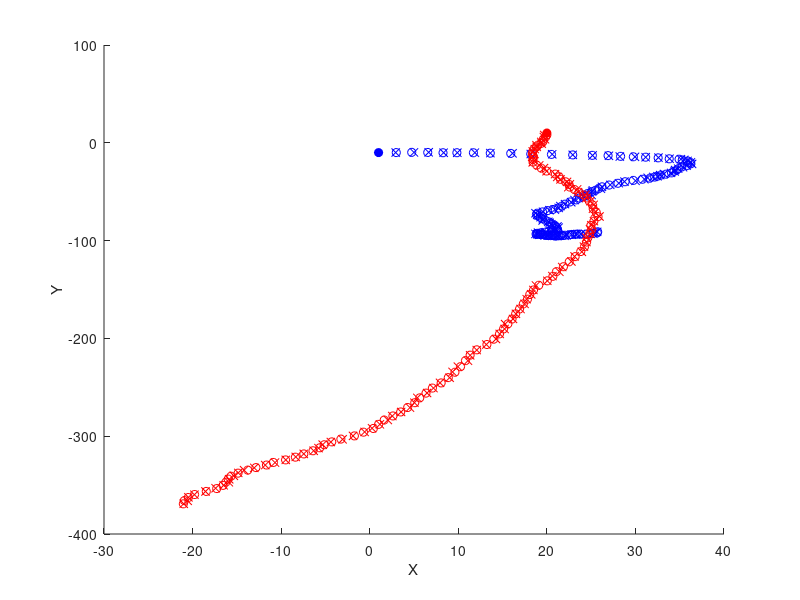

The MATLAB script that drew this image:
%% Generate multiple tracks, 2D xy
%rng(2) % 20,36 is good 
T = 1;
A = [1 T 0 0;
    0 1 0 0;
    0 0 1 T;
    0 0 0 1];

mu_s = [0 0 0 0];

Q_s = 0.05.*[0 0 0 0;
             0 1 0 0;
             0 0 0 0;
             0 0 0 1];

H = [1 0 0 0;
     0 0 1 0];

mu_m = [0 0];

Q_m = 0.025.*[1 0;
              0 1];

x1_init = [1 2 -10 0]';
x2_init = [20 0 10 -2]';
x3_init = [5 1 -10 1]';
x4_init = [14 0 -18 2]';
% Generate State & Measurement Sequence for two targets

N = 100;
vLimit = round(N/2);
% x1 & x2 always present. x3 is birthed halfway through, x4 dies halfway through 
x1_state = ones(4,N);
x2_state = ones(4,N);

x3_state = ones(4,vLimit);
x4_state = ones(4,vLimit);

x1_m = ones(3,N); % Bottom row stands for detected or not 
x2_m = ones(3,N); % Bottom row stands for detected or not 
x3_m = ones(3,vLimit); % Bottom row stands for detected or not 
x4_m = ones(3,vLimit); % Bottom row stands for detected or not 


% Set probability of detection

Pd = 0.75;
% Set states 
for j = 1:N
    if j == 1
        x1_state(:,j) = A*x1_init + mvnrnd(mu_s,Q_s)';
        x2_state(:,j) = A*x2_init + mvnrnd(mu_s,Q_s)';
        
        x1_m(1:2,j) = H*x1_state(:,j) + mvnrnd(mu_m,Q_m)';
        x2_m(1:2,j) = H*x2_state(:,j) + mvnrnd(mu_m,Q_m)';
                
        x1_m(3,j) = binornd(1,Pd);
        x2_m(3,j) = binornd(1,Pd);
    else
        x1_state(:,j) = A*x1_state(:,j-1) + mvnrnd(mu_s,Q_s)';
        x2_state(:,j) = A*x2_state(:,j-1) + mvnrnd(mu_s,Q_s)';
        
        x1_m(1:2,j) = H*x1_state(:,j) + mvnrnd(mu_m,Q_m)';
        x2_m(1:2,j) = H*x2_state(:,j) + mvnrnd(mu_m,Q_m)';
                
        x1_m(3,j) = binornd(1,Pd);
        x2_m(3,j) = binornd(1,Pd);
    end
end

% States that die or get birthed 
vLimit = round(N/2);
for j = 1:vLimit
    if j == 1
        x3_state(:,j) = A*x3_init + mvnrnd(mu_s,Q_s)';
        x4_state(:,j) = A*x4_init + mvnrnd(mu_s,Q_s)';
        
        x3_m(1:2,j) = H*x3_state(:,j) + mvnrnd(mu_m,Q_m)';
        x4_m(1:2,j) = H*x4_state(:,j) + mvnrnd(mu_m,Q_m)';
                
        x3_m(3,j) = binornd(1,Pd);
        x4_m(3,j) = binornd(1,Pd);
    else
        x3_state(:,j) = A*x3_state(:,j-1) + mvnrnd(mu_s,Q_s)';
        x4_state(:,j) = A*x4_state(:,j-1) + mvnrnd(mu_s,Q_s)';
        
        x3_m(1:2,j) = H*x3_state(:,j) + mvnrnd(mu_m,Q_m)';
        x4_m(1:2,j) = H*x4_state(:,j) + mvnrnd(mu_m,Q_m)';
                
        x3_m(3,j) = binornd(1,Pd);
        x4_m(3,j) = binornd(1,Pd);
    end
end

%% Generate Clutter

% Set density rate 
be = 5e-2;
% Set Volume/Area 
Vl = 36*42;

% Draw poission value, use this to generate uniformly distributed xy values

clutterMeas = cell(1,N);
xa = -1;
xb = 45;
ya = -40;
yb = 12;
for k = 1:N
   poissValue = poissrnd(be*Vl);
   Xc = xa + (xb - xa)*rand(1,poissValue);
   Yc = ya + (yb - ya)*rand(1,poissValue);
   clutterMeas{1,k} = [Xc;Yc];
end



%% (New) Plot the trajectories

X1 = [x1_init x1_state];
X2 = [x2_init x2_state];
X3 = [x3_init x3_state];
X4 = [x4_init x4_state];

X1m = [[0 0 0]' x1_m];
X2m = [[0 0 0]' x2_m];
X3m = [[0 0 0]' x3_m];
X4m = [[0 0 0]' x4_m];

if 0
    button = 'Yes';
    h1 = figure('Position',[100, 400, 1920*0.7 1080*0.7]);
    
    k = 1;
    checker = 0;
    vLimit = vLimit +1;
    while h1.isvalid == 1 && strcmp('Yes',button)
        %for k = 1:N+1
        while k > 0 && k < N +2 && h1.isvalid
            hold on
            
            if k > 1
                % Plot Clutter
                hold off
                plot(clutterMeas{k-1}(1,:),clutterMeas{k-1}(2,:),'x','Color',[0.3 0.3 0.3])
                hold on
                %plot(X1m(1,2:k),X1m(2,2:k),'xb')
                plotMeasurement(X1m(1,2:k),X1m(2,2:k),X1m(3,k),'b')
                plotMeasurement(X2m(1,2:k),X2m(2,2:k),X2m(3,k),'r')
            end
            plot(X1(1,1:k),X1(3,1:k),'ob')
            plot(X2(1,1:k),X2(3,1:k),'or')
            
            if k <= vLimit
                plot(X3(1,1:k),X3(3,1:k),'og')
                plotMeasurement(X3m(1,2:k),X3m(2,2:k),X3m(3,k),'g')
                plotEllip(X3(1:2:3,k), Q_m, [1 2])
            else
                a = k-vLimit;
                plot(X4(1,1:a),X4(3,1:a),'om')
                plot(X4m(1,2:a),X4m(2,2:a),'xm')
                plotEllip(X4(1:2:3,a), Q_m, [1 2])
            end
            
            axis([-1 45 -40 12])
            xlabel('X')
            ylabel('Y')
            title(sprintf('TimeStep: %d/%d',[k-1, N]))
            
            plotEllip(X1(1:2:3,k), Q_m, [1 2])
            plotEllip(X2(1:2:3,k), Q_m, [1 2])
            
            if k < N+1
                a = 1+k;
                [xf, yf]=ds2nfu(X1(1,k:a),X1(3,k:a));
                xf(xf < 0) = 0;
                yf(yf < 0) = 0;
                annotation('line', xf,yf);
                
                [xf, yf]=ds2nfu(X2(1,k:a),X2(3,k:a));
                xf(xf < 0) = 0;
                yf(yf < 0) = 0;
                annotation('line', xf,yf)
                
                if k <= vLimit-1
                    [xf, yf]=ds2nfu(X3(1,k:a),X3(3,k:a));
                    xf(xf < 0) = 0;
                    yf(yf < 0) = 0;
                    annotation('line', xf,yf)
                elseif k > vLimit
                    [xf, yf]=ds2nfu(X4(1,k-vLimit:a-vLimit),X4(3,k-vLimit:a-vLimit));
                    xf(xf < 0) = 0;
                    yf(yf < 0) = 0;
                    annotation('line', xf,yf)
                end
            end
            
            if checker == 10
                pause(0.750)
            end
            
            %checker
            if  checker ~= 10
                checker = mydialog;
                if checker ~= 10
                    k = k + checker;
                end
            else
                k = k +1;
            end
            
        end
        
        if h1.isvalid
            button = questdlg('Replay Sequence?','MHT Player', 'Yes','No','Yes');
            if strcmp(button,'Yes')
                clf;
                k = 1;
                checker = 0;
            else
                close(h1);
            end
        end
    end
end





%% Old plot
st = 1;
sp = N;
h1 = figure('Position',[50 50 1920*0.8 1080*0.8]);
    hold on
    plot(x1_state(1,st:sp),x1_state(3,st:sp),'ob')
    plot(x1_init(1),x1_init(3),'ob','MarkerFaceColor','blue')
    plot(x1_m(1,st:sp),x1_m(2,st:sp),'xb')

    plot(x2_state(1,st:sp),x2_state(3,st:sp),'or')
    plot(x2_init(1),x2_init(3),'or','MarkerFaceColor','red')
    plot(x2_m(1,st:sp),x2_m(2,st:sp),'xr')

    xlabel('X')
    ylabel('Y')

    X1 = [x1_init x1_state];
    X2 = [x2_init x2_state];
%     for k = 1:length(X1)-1
%         a = 1+k;
%         [xf, yf]=ds2nfu(X1(1,k:a),X1(3,k:a));
%         annotation('arrow', xf,yf)
%         [xf, yf]=ds2nfu(X2(1,k:a),X2(3,k:a));
%         annotation('arrow', xf,yf)
%     end




